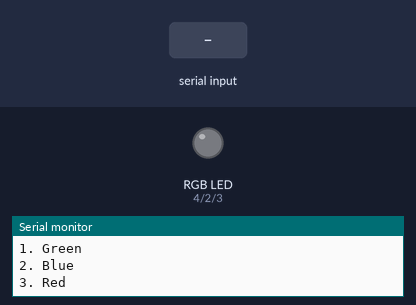
The sketch below on a simulated Arduino Uno, built with avr-gcc and run on an emulated ATmega328P. Shown: an RGB LED mixed from three pins (HIGH = lit), the last lines printed to the serial monitor. Dashed ring = blinking. The test bench sets the inputs (shaded band). Dim RGB values are drawn brighter than linear.

Above: at 2.7 s.
2.8 s: "1,90\n" received over Serial
5.8 s: "2\n" received over Serial
8.8 s: "3\n" received over Serial
At 8.97 s:
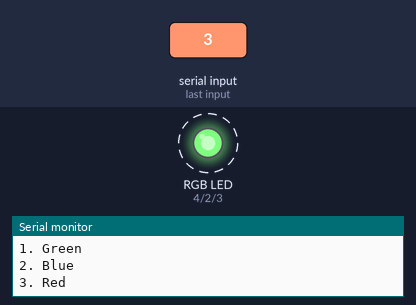
11.8 s: "1\n" received over Serial
At 12.4 s:
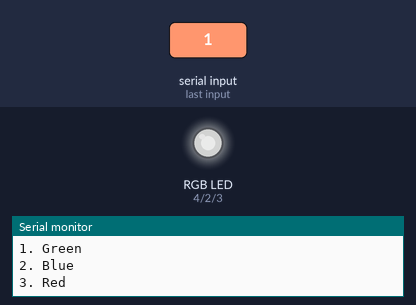
13.3 s: "90,45,200\n" received over Serial
At 14.2 s:
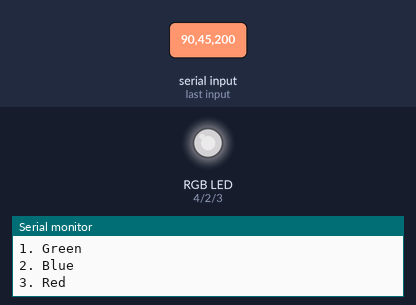
14.8 s: "1,90,45\n" received over Serial
At 15.0 s:
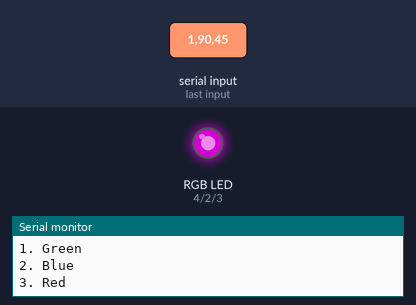
Timing chart, 0 to 18.8 s (numbered marks = the images above; inputs shaded):
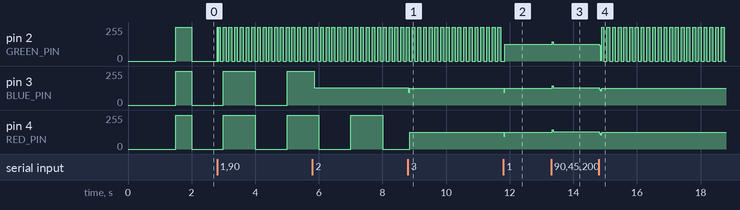

Measured:
- after the input at 8.8 s, pin 3 (BLUE_PIN): 128/255 → 127/255 at once
- after the input at 11.8 s, pin 3 (BLUE_PIN), pin 4 (RED_PIN): 127/255 → 126/255 at once
- after the input at 13.3 s, pin 2 (GREEN_PIN): 127/255 → 146/255 at once, → 127/255 0.04 s later; pin 3 (BLUE_PIN), pin 4 (RED_PIN): 126/255 → 128/255 at once
- after the input at 14.8 s, pin 3 (BLUE_PIN), pin 4 (RED_PIN): 128/255 → 127/255 at once
- by itself, pin 2 (GREEN_PIN): alternates 255/255 for 0.09 s and 0/255 for 0.09 s

The sketch:

sketch_sep29a_copy_20230929133857.ino
```cpp
#define GREEN_PIN 2
#define BLUE_PIN 3
#define RED_PIN 4

int greenState = LOW;
int blueState = LOW;
int redState = LOW;

int greenBlinkDelay = 1000;
int blueBlinkDelay = 1000;
int redBlinkDelay = 1000;

unsigned long greenStartTime = millis();
unsigned long blueStartTime = millis();
unsigned long redStartTime = millis();

String LEDS[] = {"Green", "Blue", "Red"};
#define arrSize 3

void setup() {
  // put your setup code here, to run once:
  Serial.begin(115200);
  Serial.setTimeout(10);

  pinMode(GREEN_PIN, OUTPUT);
  pinMode(BLUE_PIN, OUTPUT);
  pinMode(RED_PIN, OUTPUT);

  delay(1500);

  printLEDS();

  Serial.flush();
}

void printLEDS(){
  Serial.println("Which LED: ");
  for(int i = 0; i < arrSize; i++){
    Serial.print(i+1);
    Serial.print(". ");
    Serial.println(LEDS[i]);
  }
}

int gatherInput(){
  int LED_PIN = -1;
  if(Serial.available() > 0){
    LED_PIN = Serial.parseInt();
  }
  return LED_PIN;
}

void changeDelay(int LED_PIN){
  if(LED_PIN == 1){
    Serial.println("\nEnter new Delay for Green: ");

    while(Serial.available() == 0) {
      blinkLEDS();
    }

    int freq = Serial.parseInt();
    Serial.print("Changing Green's Delay to: ");
    Serial.print(freq);
    Serial.println("ms");
    greenBlinkDelay = freq;

  } else if(LED_PIN == 2){
    Serial.println("\nEnter Delay for Blue: ");

    while(Serial.available() == 0) {
      blinkLEDS();
    }

    int freq = Serial.parseInt();
    Serial.print("Changing Blue's Delay to: ");
    Serial.print(freq);
    Serial.println("ms");
    blueBlinkDelay = freq;

  } else if(LED_PIN == 3){

    Serial.println("\nEnter Delay for Red: ");
    while(Serial.available() == 0) {
      blinkLEDS();
    }
    int freq = Serial.parseInt();
    Serial.print("Changing Red's Delay to: ");
    Serial.print(freq);
    Serial.println("ms");
    redBlinkDelay = freq;
  }
  Serial.println();
  printLEDS();
}

//Makes more since than millis() to me
unsigned long getCurrentTime(){
  return millis();
}

//Way to automate this?
void blinkLEDS(){
  unsigned long timeNow = getCurrentTime();
  if((timeNow - greenStartTime) > greenBlinkDelay){
    greenStartTime += greenBlinkDelay;
    greenState = ~greenState;
    digitalWrite(GREEN_PIN, greenState);
  }

  timeNow = getCurrentTime();
  if((timeNow - blueStartTime) > blueBlinkDelay){
    blueStartTime += blueBlinkDelay;
    blueState = ~blueState;
    digitalWrite(BLUE_PIN, blueState);
  }

  timeNow = getCurrentTime();
  if((timeNow - redStartTime) > redBlinkDelay){
    redStartTime += redBlinkDelay;
    redState = ~redState;
    digitalWrite(RED_PIN, redState);
  }
}

void loop() {
  int LED_PIN = gatherInput();
  if(LED_PIN != -1){
    changeDelay(LED_PIN);
  }
  blinkLEDS();
}
```
